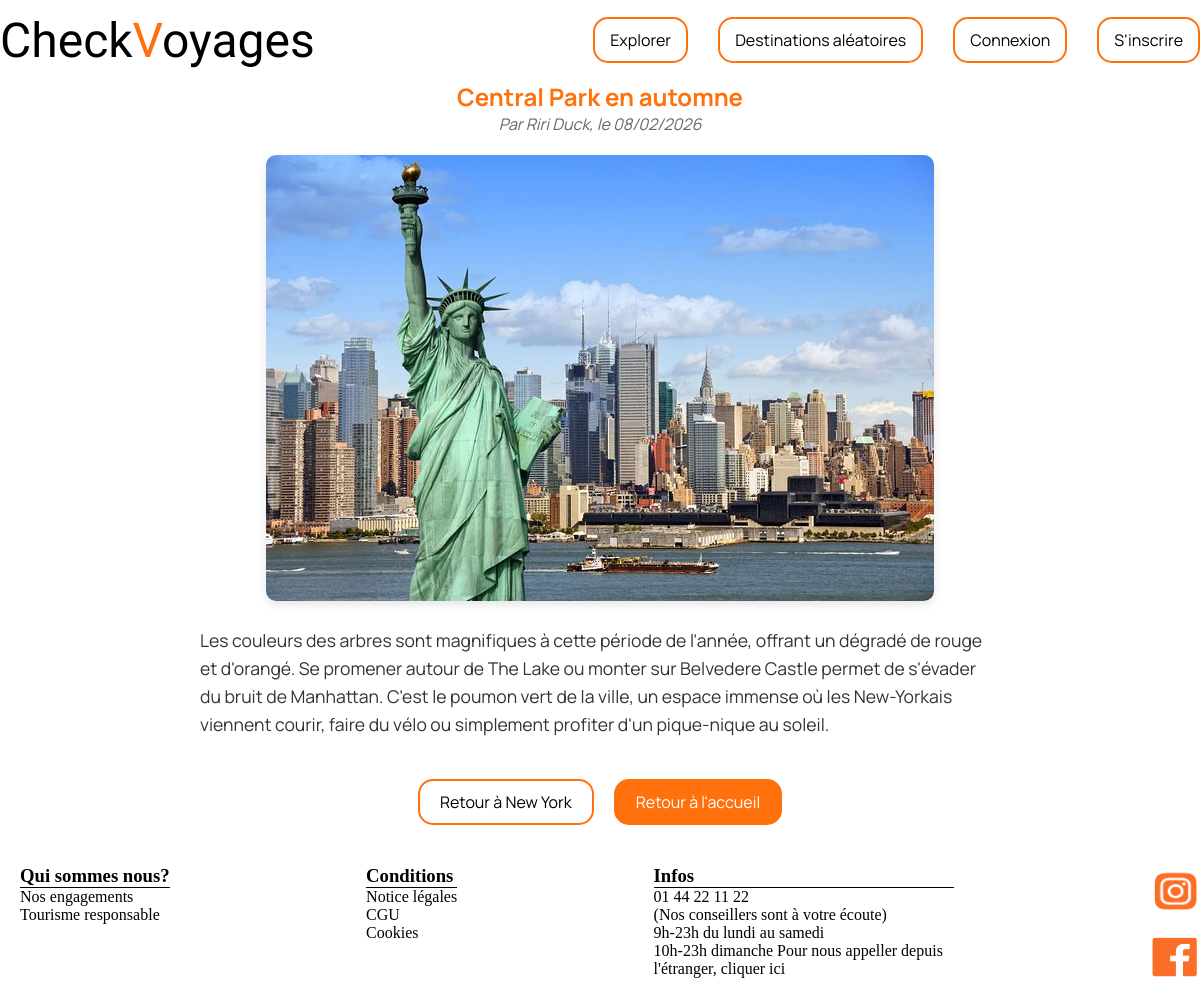
/article.php?id=13, run on the app's committed database.
### tables this page shows
CREATE TABLE IF NOT EXISTS article(
	id_article INT PRIMARY KEY AUTO_INCREMENT NOT NULL,
    title VARCHAR(100) NOT NULL,
    thumbnail VARCHAR(255),
    content TEXT NOT NULL,
    creation_date DATETIME NOT NULL,
    id_user INT, 
    id_destination INT NOT NULL 
);

CREATE TABLE IF NOT EXISTS `user`(
	id_user INT PRIMARY KEY AUTO_INCREMENT NOT NULL,
    lastname VARCHAR(50) NOT NULL,
    firstname VARCHAR(50) NOT NULL,
    thumbnail VARCHAR(255),
    psswrd VARCHAR(100) NOT NULL,
    email VARCHAR(50) NOT NULL UNIQUE,
    login VARCHAR(50) NOT NULL UNIQUE
);

CREATE TABLE IF NOT EXISTS destination(
	id_destination INT PRIMARY KEY AUTO_INCREMENT NOT NULL,
    id_destinationGroup INT NOT NULL,
    title VARCHAR(100) NOT NULL UNIQUE,
    content TEXT NOT NULL,
    thumbnail VARCHAR(255),
    publication_date DATETIME NOT NULL
);

### Model/ArticleModel.php (called while the page is built, shortened)
<?php
class Article {
    private ?int $id_article;
    private ?PDO $bdd;
    public function __construct(?PDO $bdd) {
        $this->bdd = $bdd;
    }
    public function getIdArticle(): ?int {
        return $this->id_article;
    }
    public function setIdArticle(?int $id_article): Article {
        $this->id_article = $id_article;
        return $this;
    }
    public function getBDD(): ?PDO {
        return $this->bdd;
    }
    public function readArticleById(): array {
        try {
            $query = $this->getBDD()->prepare('
                SELECT a.id_article, a.title, a.content, a.thumbnail, a.creation_date, a.id_user, a.id_destination,
                       u.firstname, u.lastname, d.title as destination_title
                FROM article a
                LEFT JOIN user u ON a.id_user = u.id_user
                JOIN destination d ON a.id_destination = d.id_destination
                WHERE a.id_article = ?
            ');
            $id = $this->getIdArticle();
            $query->bindParam(1, $id, PDO::PARAM_INT);
            $query->execute();
            return $query->fetch(PDO::FETCH_ASSOC) ?: [];
        } catch (Exception $error) {
            die($error->getMessage());
        }
    }
}
?>

### View/view_article.php (the view)
<?php
class ArticleView {
    public function renderArticle(array $article): string {
        $title = $article['title'];
        $content = nl2br($article['content']);
        $thumbnail = $article['thumbnail'];
        $date = date('d/m/Y', strtotime($article['creation_date']));
        $author = (!empty($article['firstname']) || !empty($article['lastname']))
            ? $article['firstname'] . ' ' . $article['lastname']
            : "Auteur inconnu";
        $destId = $article['id_destination'];
        $destTitle = $article['destination_title'];
            $imageHtml = "";
            if (!empty($thumbnail)) {
                $imageHtml = "
                <div style='text-align: center; margin: 20px 0;'>
                    <img src='images/$thumbnail' alt='$title' style='max-width: 100%; border-radius: 10px; box-shadow: 0 4px 10px rgba(0,0,0,0.1);'>
                </div>";
            }
            return "
            <article style='max-width: 800px; margin: 20px auto; font-family: \"Manrope\", sans-serif; padding: 0 20px;'>
                <h1 style='color: rgb(255 113 12); text-align: center;'>$title</h1>
                <p style='text-align: center; color: #666; font-style: italic;'>
                    Par $author, le $date
                </p>
                $imageHtml
                <div style='line-height: 1.6; font-size: 1.1rem; color: #333;'>
                    $content
                </div>
                <div style='margin-top: 40px; text-align: center; display: flex; justify-content: center; gap: 20px;'>
                    <a href='destination.php?id=$destId' style='text-decoration: none; color: black; border: solid 2px rgb(255 113 12); border-radius: 15px; padding: 10px 20px;'>Retour à $destTitle</a>
                    <a href='index.php' style='text-decoration: none; color: white; background-color: rgb(255 113 12); border: solid 2px rgb(255 113 12); border-radius: 15px; padding: 10px 20px;'>Retour à l'accueil</a>
                </div>
            </article>
            ";
    }
}

### src/style/style-index.css (style rules this page uses)
* { margin: 0; padding: 0; }
html { scroll-behavior: smooth; }
.container-footer h3 { border-bottom: 1px solid; }
.container-footer p { max-width: 300px; }
.icons-social img { object-fit: cover; max-width:50px; height: 50px; }
.icons-social { display: flex; flex-direction: column; gap: 1rem; }

### data on the page
article: title "Central Park en automne", id_user.lastname "Riri Duck", creation_date "08/02/2026", thumbnail (picture), content "Les couleurs des arbres sont magnifiques à cette période de l'année, offrant un dégradé de rouge et d'orangé. Se promener autour de The Lake ou monter sur Belvedere Castle permet de s'évader du bruit de Manhattan. C'est le poumon vert de la ville, un espace immense où les New-Yorkais viennent courir, faire du vélo ou simplement profiter d'un pique-nique au soleil.", id_destination.title "New York"

### other printed values
$this->getWhoAreWe() "Qui sommes nous? Nos engagements Tourisme responsable"
$this->getConditions() "Conditions Notice légales CGU Cookies"
$this->getInfos() "Infos 01 44 22 11 22 (Nos conseillers sont à votre écoute) 9h-23h du lundi au samedi 10h-23h dimanche Pour nous appeller depuis l'étranger, cliquer ici"
